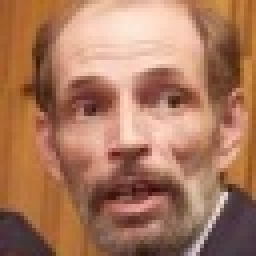
#> input picture other_people/Alejandro_Atchugarry_0002.jpg, 64 x 64 px, given in place of the camera (shown 4 times larger)
$ python shawn_face.py
#> lines starting #> are read from the running program, lines starting #| are printed output that depends on the picture
import cv2
import os
import sys

OUTPUT_DIR = './my_faces'
if not os.path.exists(OUTPUT_DIR):
    os.makedirs(OUTPUT_DIR)

face_haar = cv2.CascadeClassifier("haarcascade_frontalface_default.xml")

cam = cv2.VideoCapture(0)

count = 0
while True:
    print(count)
    if count < 10000:
        _, img = cam.read()
#> img is the input picture: shape (64, 64, 3); mean B, G, R 94.4, 120.3, 169.7

        gray_image = cv2.cvtColor(img, cv2.COLOR_BGR2GRAY)
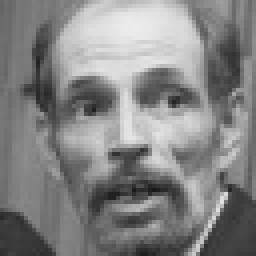
#> gray_image: shape (64, 64) (shown 4 times larger); min 22, max 237, mean 132.1
        faces = face_haar.detectMultiScale(gray_image, 1.3, 5)
#> faces = [[6, 4, 53, 53]]
        for face_x, face_y, face_w, face_h in faces:
            face = img[face_y:face_y + face_h, face_x:face_x + face_w]

            face = cv2.resize(face, (64, 64))
            cv2.imshow('img', face)
            cv2.imwrite(os.path.join(OUTPUT_DIR, str(count) + '.jpg'), face)
            count += 1
#> this loop made 1 pass
#> (face_x, face_y, face_w, face_h, count) on pass 1: (6, 4, 53, 53, 1)
#> pass 1, `face = img[face_y:face_y + face_h, face_x:face_x + face_w]`:
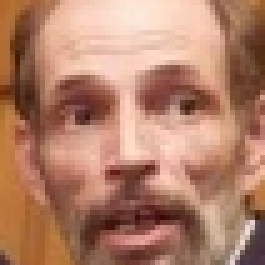
#> face: shape (53, 53, 3) (shown 5 times larger); mean B, G, R 105.5, 128.2, 177.8
#> pass 1, `face = cv2.resize(face, (64, 64))`:
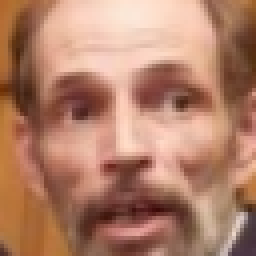
#> face: shape (64, 64, 3) (shown 4 times larger); mean B, G, R 105.4, 128.1, 177.6
#> after the loop, count = 1
        key = cv2.waitKey(30) & 0xff
#> (key Esc is pressed here)
        if key == 27:
            break
    else:
        break

$ run again, on other_people/Debra_Messing_0003.jpg
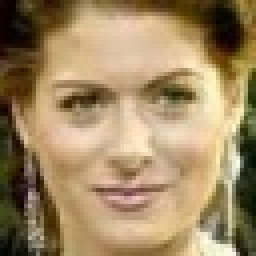
#> input picture other_people/Debra_Messing_0003.jpg, 64 x 64 px, given in place of the camera (shown 4 times larger)
#> img is the input picture: shape (64, 64, 3); mean B, G, R 99, 136.1, 159.8
#> `gray_image = cv2.cvtColor(img, cv2.COLOR_BGR2GRAY)`:
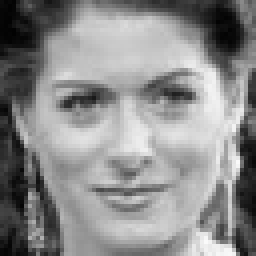
#> gray_image: shape (64, 64) (shown 4 times larger); min 2, max 250, mean 138.9
#> faces = [[6, 5, 53, 53]]
#> the loop `for face_x, face_y, face_w, face_h in faces:` made 1 pass
#> (face_x, face_y, face_w, face_h, count) on pass 1: (6, 5, 53, 53, 1)
#> pass 1, `face = cv2.resize(face, (64, 64))`:
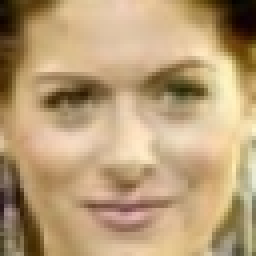
#> face: shape (64, 64, 3) (shown 4 times larger); mean B, G, R 119.5, 157.8, 185.3
#> after the loop `for face_x, face_y, face_w, face_h in faces:`: count = 1

$ run again, on other_people/Milton_Berle_0001.jpg
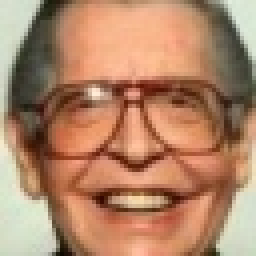
#> input picture other_people/Milton_Berle_0001.jpg, 64 x 64 px, given in place of the camera (shown 4 times larger)
#> img is the input picture: shape (64, 64, 3); mean B, G, R 104, 133.1, 177.5
#> `gray_image = cv2.cvtColor(img, cv2.COLOR_BGR2GRAY)`:
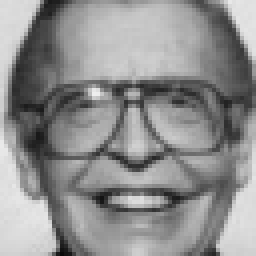
#> gray_image: shape (64, 64) (shown 4 times larger); min 10, max 238, mean 143.1
#> faces = [[4, 5, 53, 53]]
#> the loop `for face_x, face_y, face_w, face_h in faces:` made 1 pass
#> (face_x, face_y, face_w, face_h, count) on pass 1: (4, 5, 53, 53, 1)
#> pass 1, `face = cv2.resize(face, (64, 64))`:
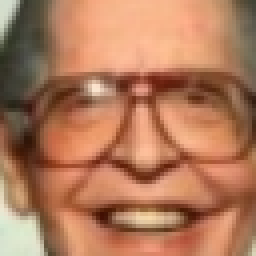
#> face: shape (64, 64, 3) (shown 4 times larger); mean B, G, R 90.8, 121.5, 176.4
#> after the loop `for face_x, face_y, face_w, face_h in faces:`: count = 1
